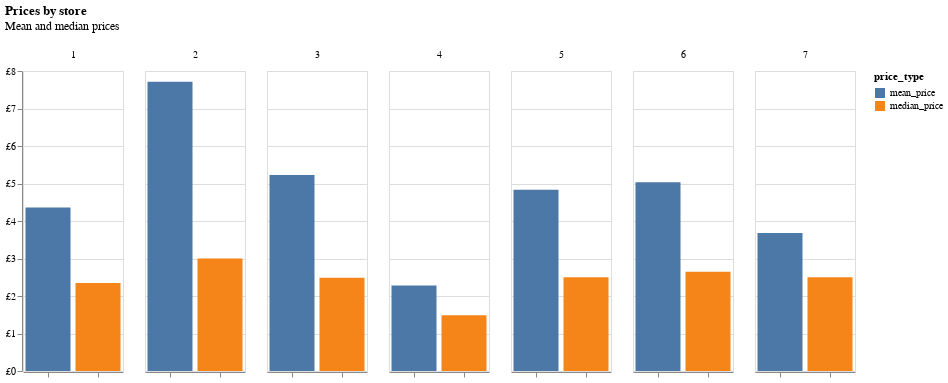

Notebook code cell kept with this figure:
### Code cell
store_prices = df.copy()

median_prices = store_prices.groupby(['store_id']).agg({'price': ['median', 'mean']})
median_prices = median_prices.reset_index()
median_prices.columns = ['store_id', 'median_price', 'mean_price']

median_prices = median_prices.melt(id_vars='store_id', value_vars=['median_price', 'mean_price'], var_name='price_type', value_name='price') # Going from wide to long format


alt.Chart(median_prices).mark_bar().encode(
    column=alt.Column('store_id', title=''),
    x=alt.X('price_type', title='', axis=alt.Axis(labels=False)),
    y=alt.Y('price', title='', axis={"labelExpr": "'£' + datum.label", "labelOverlap": False}),
    color='price_type'
).properties(
    title = {
        'text': "Prices by store",
        'subtitle': ["Mean and median prices", ""]
    },
    width=100)

### Figure 1 — Vega-Lite specification as saved in the notebook (floating-point values rounded to 4 significant figures)
{"config": {"view": {"continuousWidth": 400, "continuousHeight": 300}}, "data": {"name": "data-c57f9735f71f50241ad2ee77dcef1ee9"}, "mark": "bar", "encoding": {"color": {"field": "price_type", "type": "nominal"}, "column": {"field": "store_id", "title": "", "type": "quantitative"}, "x": {"axis": {"labels": false}, "field": "price_type", "title": "", "type": "nominal"}, "y": {"axis": {"labelExpr": "'£' + datum.label", "labelOverlap": false}, "field": "price", "title": "", "type": "quantitative"}}, "title": {"text": "Prices by store", "subtitle": ["Mean and median prices", ""]}, "width": 100, "$schema": "https://vega.github.io/schema/vega-lite/v4.17.0.json", "datasets": {"data-c57f9735f71f50241ad2ee77dcef1ee9": [{"store_id": 1, "price_type": "median_price", "price": 2.35}, {"store_id": 2, "price_type": "median_price", "price": 3.0}, {"store_id": 3, "price_type": "median_price", "price": 2.49}, {"store_id": 4, "price_type": "median_price", "price": 1.49}, {"store_id": 5, "price_type": "median_price", "price": 2.5}, {"store_id": 6, "price_type": "median_price", "price": 2.65}, {"store_id": 7, "price_type": "median_price", "price": 2.5}, {"store_id": 1, "price_type": "mean_price", "price": 4.357}, {"store_id": 2, "price_type": "mean_price", "price": 7.717}, {"store_id": 3, "price_type": "mean_price", "price": 5.226}, {"store_id": 4, "price_type": "mean_price", "price": 2.28}, {"store_id": 5, "price_type": "mean_price", "price": 4.834}, {"store_id": 6, "price_type": "mean_price", "price": 5.033}, {"store_id": 7, "price_type": "mean_price", "price": 3.678}]}}
